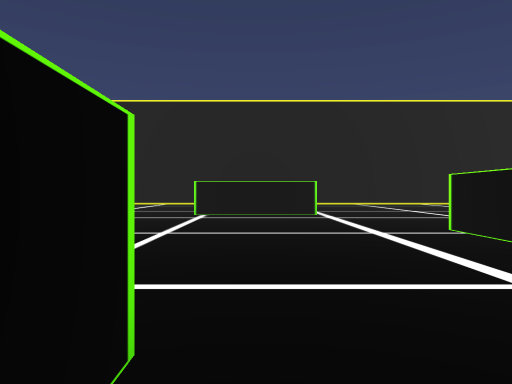
view 1 (above)

24 first-person views from a walk through a 3-D level made in the Unity game engine. The camera is 1.2 m above the floor, looks level and sees 70° across. The floor is counted in squares, 2 m on a side. Each view is taken from the middle of a square. On the plan, view 1 faces up. The plan holds only what a view shows up to about 10 squares ahead; the rest is blank. The place goes on beyond the plan. The player is left out.

view 2
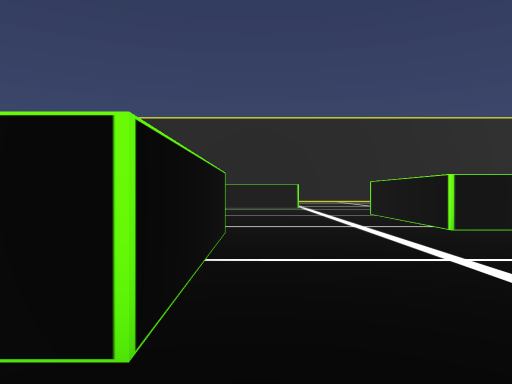

view 3
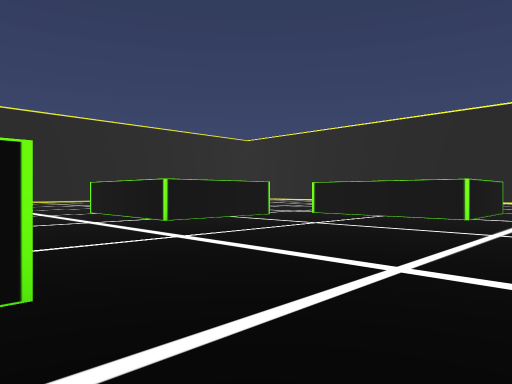

view 4
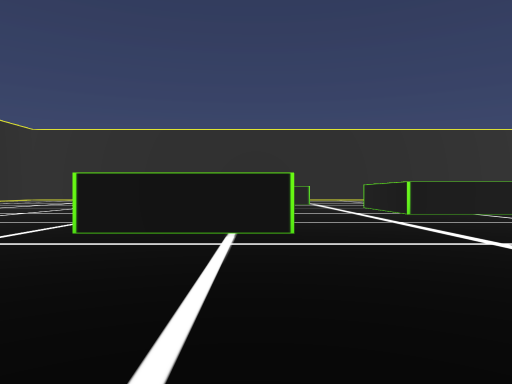

view 5
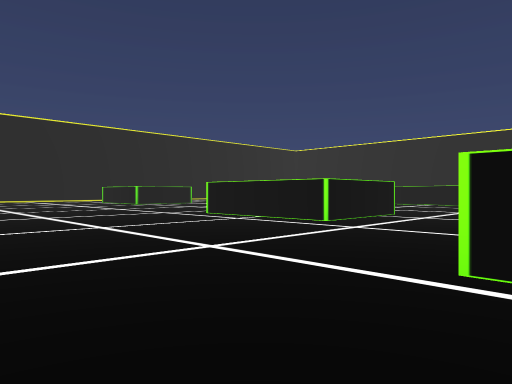

view 6
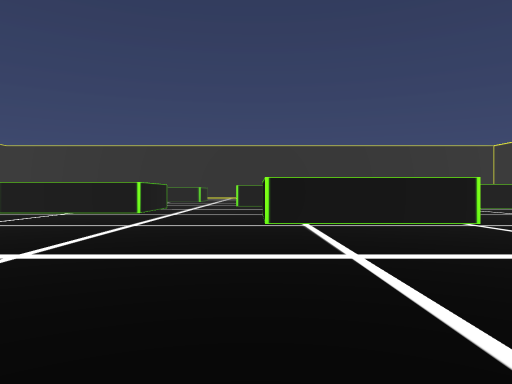

view 7
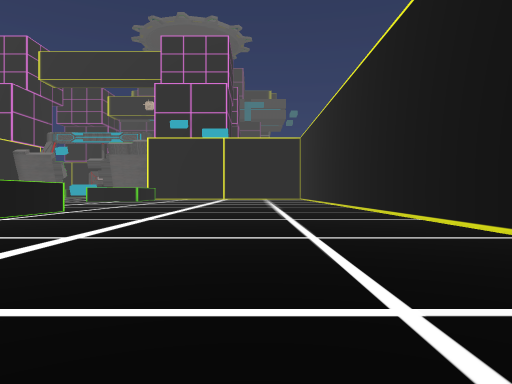

view 8
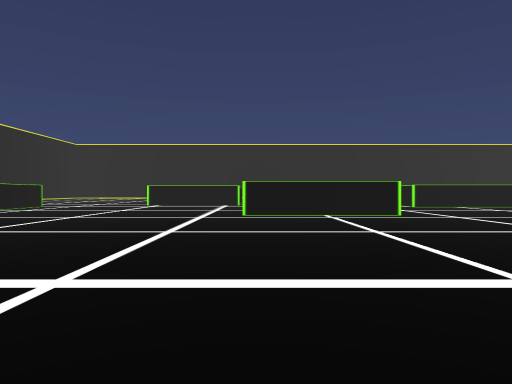

view 9
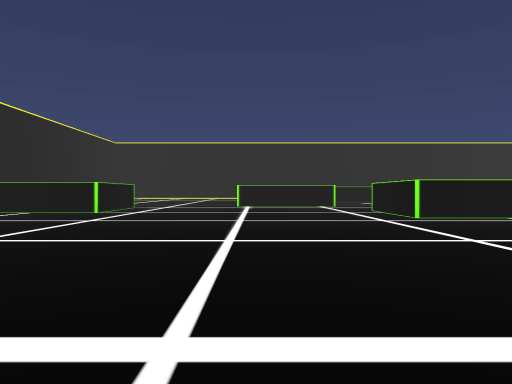

view 10
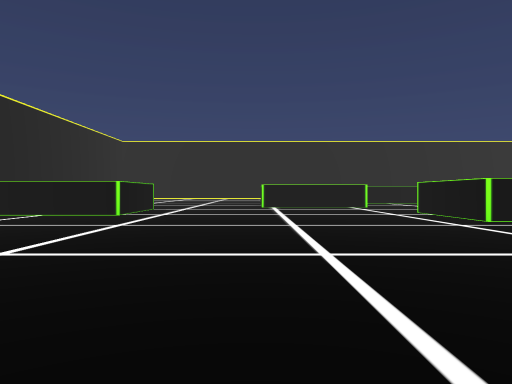

view 11
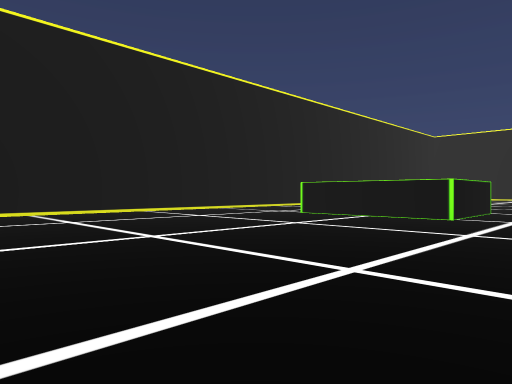

view 12
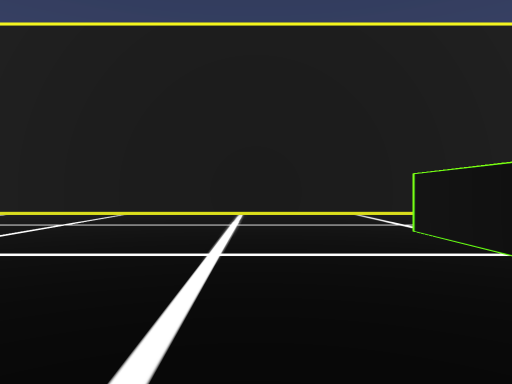

view 13
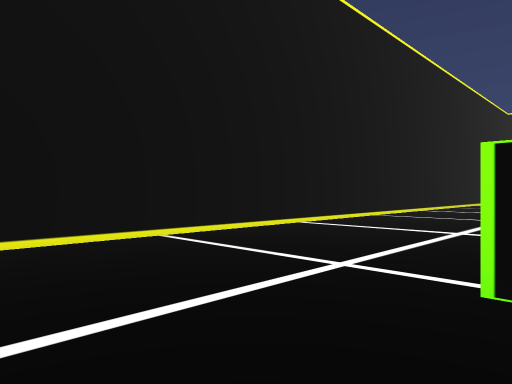

view 14
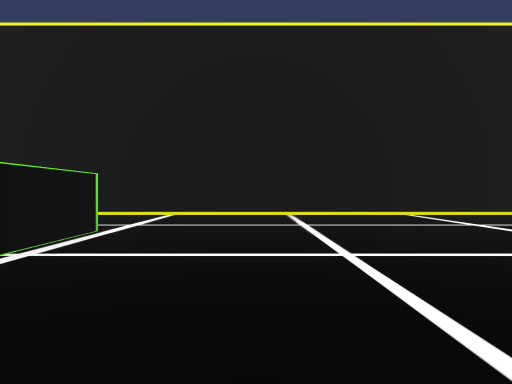

view 15
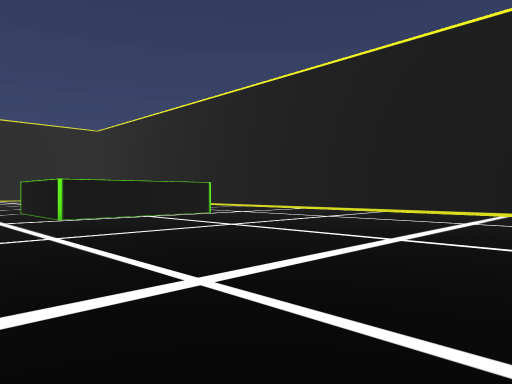

view 16
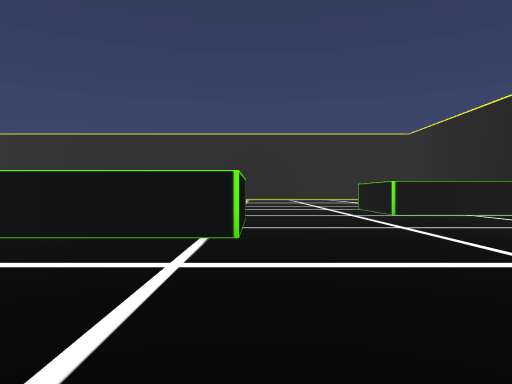

view 17
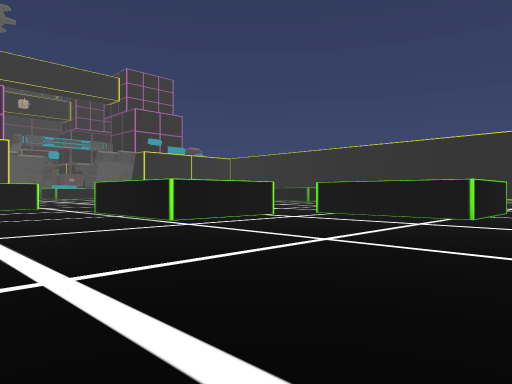

view 18
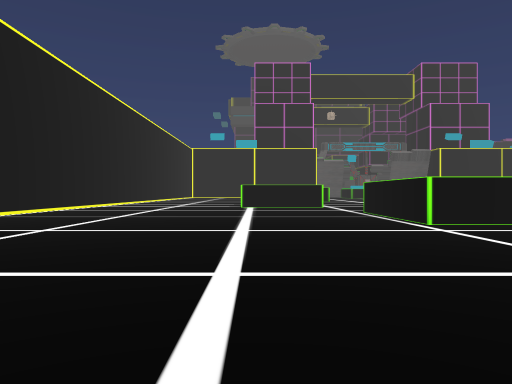

view 19
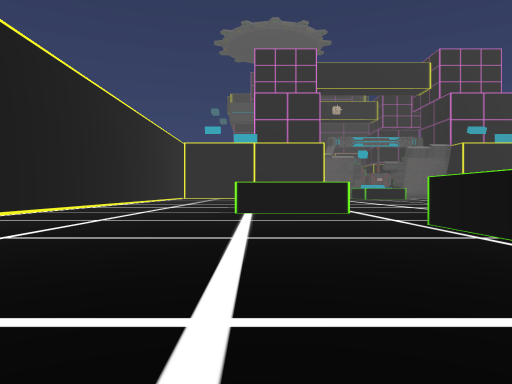

view 20
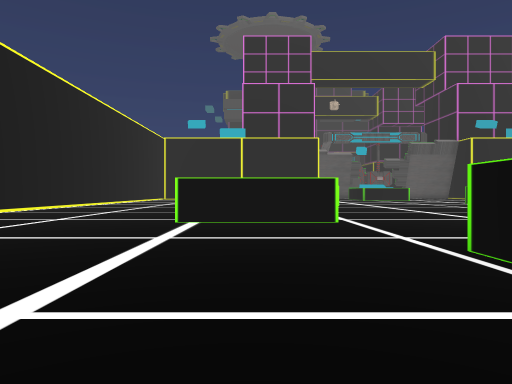

view 21
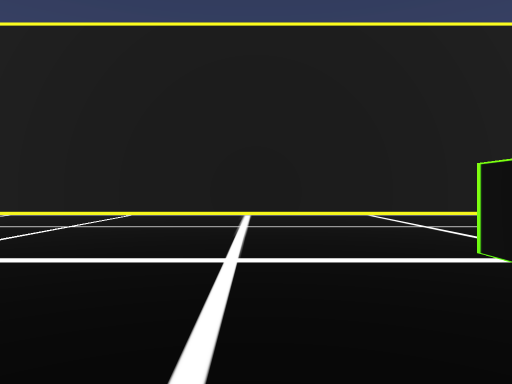

view 22
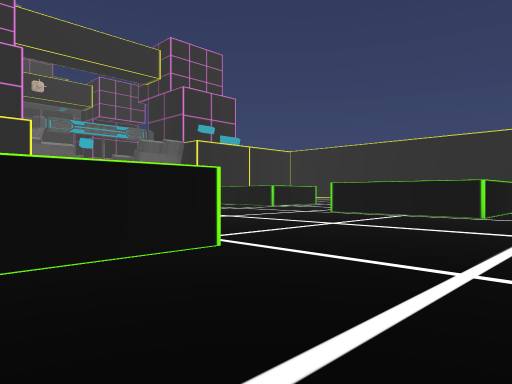

view 23
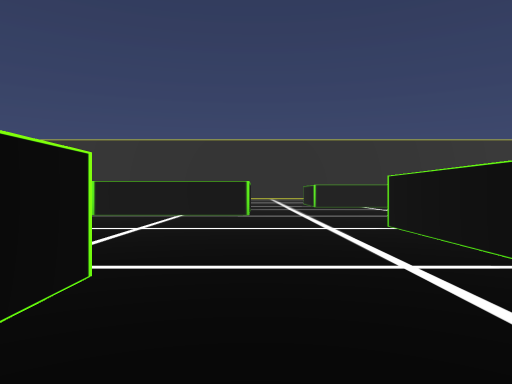

view 24
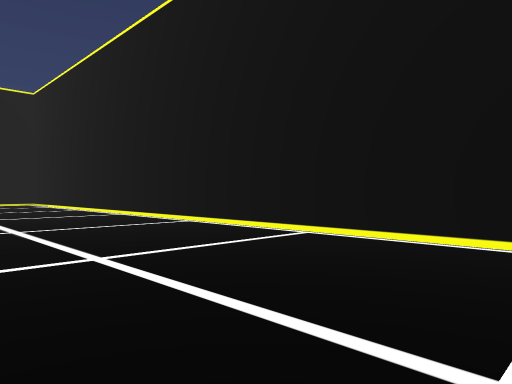

### Floor plan
Points are (right, up) in squares from view 1. A wall is a line through its corners. A room is listed if a view was taken in it or the views show most of it. See-through windows are left out.
Room 1 (views 1, 14, 15, 16, 17, 18, 19, 20, 21, 22, 23, 24)
walls: (7.6, 1.3) (10.8, 1.3) (10.8, -2.7) (7.7, -2.7) (7.7, 0.5); (6.2, 1.7) (3.1, 1.7); (3.1, 5.8) (6.3, 5.8) (6.3, 2.6); (11.4, -6.2) (14.6, -6.2); (-0.4, 1) (-0.4, -1); (10.8, 17.5) (-2.6, 17.5); (1.6, 13.6) (1.6, 9.5); (2, -5.2) (4.6, -5.2) (4.6, -9.2); (20.5, -9.5) (20.5, 8.8)
ways out: opening at (-2.8, 15.5) to room 2; opening at (0.5, -3.5) to room 2; opening at (1, 2.7) to room 2; opening at (2.3, 8) to room 2
Room 2 (views 2, 3, 4, 5, 6, 7, 8, 9, 10, 11, 12, 13)
walls: (-0.4, -2.7) (-3.7, -2.7) (-3.7, 1.3) (-1, 1.3); (1.6, 9.5) (-1.6, 9.5) (-1.6, 13.6); (3.1, 1.7) (3.1, 5.8); (-16.6, -4) (-16.6, -9); (-7.1, -9.5) (-7.1, -6.1); (-2.6, 17.5) (-10.8, 17.5)
ways out: opening at (-2.8, 15.5) to room 1; opening at (0.5, -3.5) to room 1; opening at (1, 2.7) to room 1; opening at (2.3, 8) to room 1

Where each view was taken, in squares from view 1:
view 1: 0 up, 0 right, facing up
view 2: 4 down, 0 right, facing up
view 3: 5 down, 1 left, facing up-right
view 4: 8 down, 1 left, facing up
view 5: 7 down, 10 left, facing up-right
view 6: 6 down, 14 left, facing right
view 7: 1 up, 13 left, facing down
view 8: 1 up, 13 left, facing right
view 9: 5 up, 12 left, facing right
view 10: 6 up, 11 left, facing right
view 11: 7 up, 10 left, facing up-right
view 12: 8 up, 4 left, facing up
view 13: 13 up, 4 left, facing up-right
view 14: 8 up, 4 right, facing up
view 15: 7 up, 10 right, facing up-left
view 16: 6 up, 11 right, facing left
view 17: 8 up, 15 right, facing down-left
view 18: 8 up, 14 right, facing down
view 19: 4 up, 14 right, facing down
view 20: 1 up, 13 right, facing down
view 21: 4 down, 11 right, facing right
view 22: 3 down, 14 right, facing down-left
view 23: 5 down, 14 right, facing left
view 24: 1 down, 16 right, facing up-right
